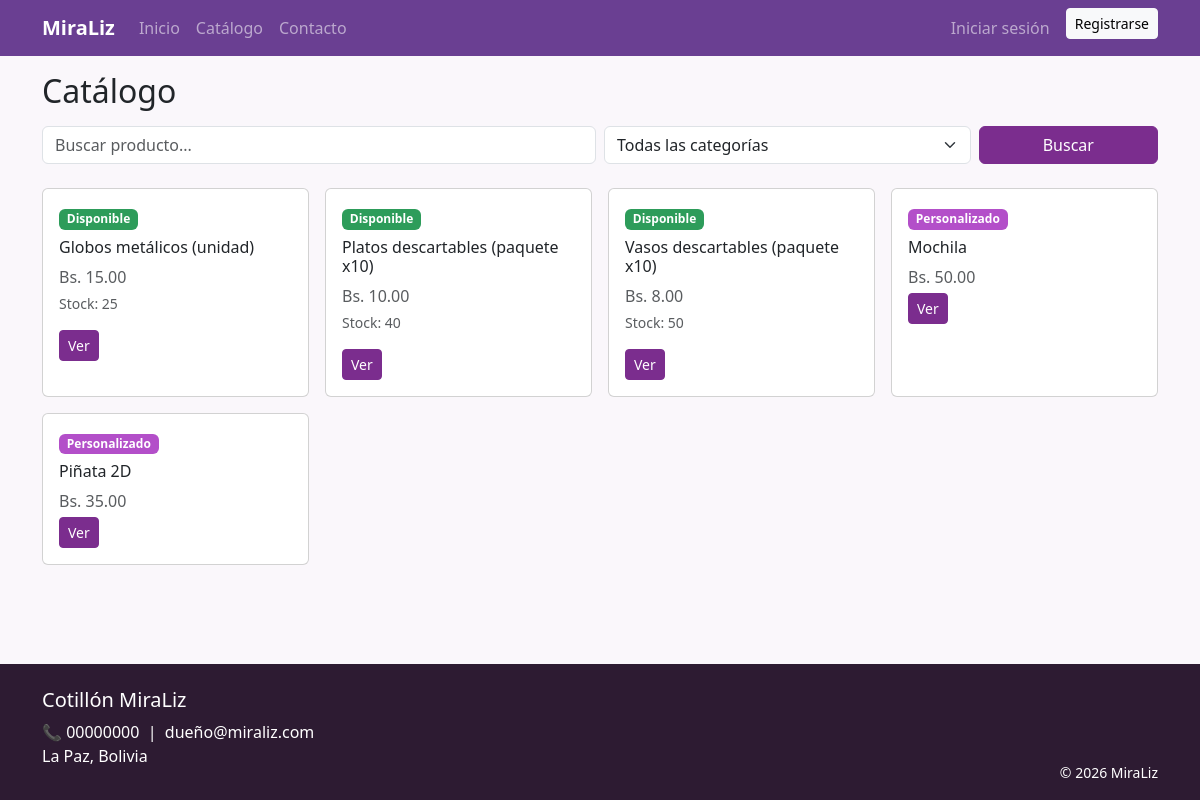
/catalogo, run on the app's committed database.
### models/inventario.py (models this page shows, shortened)
class Producto(db.Model):
    __tablename__ = "productos"
    id = db.Column(db.Integer, primary_key=True)
    nombre = db.Column(db.String(150), nullable=False)
    descripcion = db.Column(db.Text)
    categoria = db.Column(db.String(80))
    precio = db.Column(db.Float, nullable=False, default=0)
    imagen = db.Column(db.String(250), default="default.png")
    tipo = db.Column(db.String(30), nullable=False, default="PRODUCTO_LISTO")
    stock = db.Column(db.Integer, default=0)
    estado = db.Column(db.String(20), nullable=False, default="ACTIVO")
    horas_estimadas = db.Column(db.Float, default=0)  # para cálculo de capacidad de producción
    receta = db.relationship("RecetaInsumo", backref="producto", lazy=True,
                              cascade="all, delete-orphan")

### routes/public.py (the view)
@bp.route("/catalogo")
def catalogo():
    busqueda = request.args.get("q", "").strip()
    categoria = request.args.get("categoria", "").strip()
    query = Producto.query.filter_by(estado="ACTIVO")
    if busqueda:
        query = query.filter(Producto.nombre.ilike(f"%{busqueda}%"))
    if categoria:
        query = query.filter_by(categoria=categoria)
    productos = query.order_by(Producto.tipo, Producto.nombre).all()
    categorias = [c[0] for c in Producto.query.with_entities(Producto.categoria).distinct() if c[0]]
    return render_template("catalogo.html", productos=productos, categorias=categorias,
                            busqueda=busqueda, categoria_actual=categoria)

### templates/catalogo.html (shortened to what this page needs)
{% extends "base.html" %}
{% block content %}
<h2 class="mb-3">Catálogo</h2>
<form class="row g-2 mb-4" method="get">
    <div class="col-md-6">
        <input type="text" name="q" class="form-control" placeholder="Buscar producto..." value="{{ busqueda }}">
    </div>
    <div class="col-md-4">
        <select name="categoria" class="form-select">
            <option value="">Todas las categorías</option>
        </select>
    </div>
    <div class="col-md-2">
        <button class="btn btn-primary-miraliz w-100" type="submit">Buscar</button>
    </div>
</form>
<div class="row g-3">
    {% for p in productos %}
    <div class="col-6 col-md-3">
        <div class="card card-producto">
            <div class="card-body">
                <span class="badge {{ 'badge-personalizado' if p.tipo == 'PRODUCTO_PERSONALIZADO' else 'badge-listo' }} mb-2">
                    {{ "Personalizado" if p.tipo == "PRODUCTO_PERSONALIZADO" else "Disponible" }}
                </span>
                <h6 class="card-title">{{ p.nombre }}</h6>
                <p class="text-muted mb-1">Bs. {{ "%.2f"|format(p.precio) }}</p>
                {% if p.tipo == "PRODUCTO_LISTO" %}
                    <p class="small text-muted">Stock: {{ p.stock }}</p>
                {% endif %}
                <a href="{{ url_for('public.detalle_producto', producto_id=p.id) }}" class="btn btn-sm btn-primary-miraliz">Ver</a>
            </div>
        </div>
    </div>
    {% else %}
    <p class="text-muted">No se encontraron productos.</p>
    {% endfor %}
</div>
{% endblock %}

### templates/base.html (shortened to what this page needs)
<!DOCTYPE html>
<html lang="es">
<head>
    <link href="https://cdn.jsdelivr.net/npm/bootstrap@5.3.3/dist/css/bootstrap.min.css" rel="stylesheet">
    <link href="{{ url_for('static', filename='css/estilo.css') }}" rel="stylesheet">
    <link rel="stylesheet" href="https://cdn.jsdelivr.net/npm/bootstrap-icons@1.11.3/font/bootstrap-icons.min.css">
</head>
<body>
<nav class="navbar navbar-expand-lg navbar-dark" style="background-color:#6a3f92;">
    <div class="container">
        <a class="navbar-brand fw-bold" href="{{ url_for('public.index') }}">MiraLiz</a>
        <div class="collapse navbar-collapse" id="navMenu">
            <ul class="navbar-nav me-auto mb-2 mb-lg-0">
                <li class="nav-item"><a class="nav-link" href="{{ url_for('public.index') }}">Inicio</a></li>
                <li class="nav-item"><a class="nav-link" href="{{ url_for('public.catalogo') }}">Catálogo</a></li>
                <li class="nav-item"><a class="nav-link" href="{{ url_for('public.contacto') }}">Contacto</a></li>
            </ul>
            <ul class="navbar-nav">
                {% if current_user.is_authenticated %}
                    <li class="nav-item"><span class="nav-link">Hola, {{ current_user.nombre_completo.split(' ')[0] }}</span></li>
                    <li class="nav-item"><a class="nav-link" href="{{ url_for('auth.logout') }}">Cerrar sesión</a></li>
                {% else %}
                    <li class="nav-item"><a class="nav-link" href="{{ url_for('auth.login') }}">Iniciar sesión</a></li>
                    <li class="nav-item"><a class="btn btn-light btn-sm ms-2" href="{{ url_for('auth.registro') }}">Registrarse</a></li>
                {% endif %}
            </ul>
        </div>
    </div>
</nav>
<main class="container mb-5">
    {% block content %}{% endblock %}
</main>
<footer class="text-white pt-4 pb-3 mt-auto" style="background-color:#2d1b32;">
    <div class="container d-flex flex-wrap justify-content-between">
        <div>
            <h5>Cotillón MiraLiz</h5>
            <p class="mb-0">📞 00000000 &nbsp;|&nbsp; dueño@miraliz.com</p>
            <p>La Paz, Bolivia</p>
        </div>
        <div class="align-self-end">
            <small>&copy; 2026 MiraLiz</small>
        </div>
    </div>
</footer>
</body>
</html>

### static/css/estilo.css (style rules this page uses)
body { display: flex; flex-direction: column; min-height: 100vh; background-color: #faf7fb; }
main { flex: 1; }
.card-producto { transition: transform .15s ease; height: 100%; }
.badge-personalizado { background-color: #b34fc9; }
.badge-listo { background-color: #2d9c5a; }
.btn-primary-miraliz { background-color: #7b2d8e; border-color: #7b2d8e; color: white; }

### data on the page
Producto: tipo "Disponible", nombre "Globos metálicos (unidad)", precio "15.00", stock "25"
Producto: tipo "Disponible", nombre "Platos descartables (paquete x10)", precio "10.00", stock "40"
Producto: tipo "Disponible", nombre "Vasos descartables (paquete x10)", precio "8.00", stock "50"
Producto: tipo "Personalizado", nombre "Mochila", precio "50.00"
Producto: tipo "Personalizado", nombre "Piñata 2D", precio "35.00"
